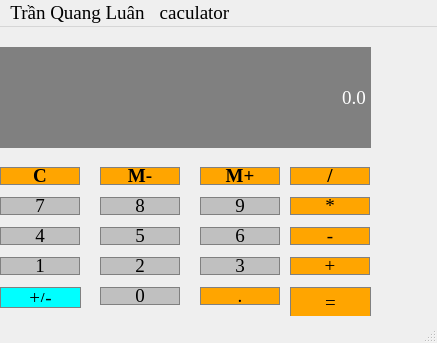
<?xml version="1.0" encoding="UTF-8"?>
<ui version="4.0">
 <class>MainWindow</class>
 <widget class="QMainWindow" name="MainWindow">
  <property name="geometry">
   <rect>
    <x>0</x>
    <y>0</y>
    <width>437</width>
    <height>343</height>
   </rect>
  </property>
  <property name="font">
   <font>
    <family>Times New Roman</family>
    <pointsize>14</pointsize>
   </font>
  </property>
  <property name="windowTitle">
   <string>MainWindow</string>
  </property>
  <widget class="QWidget" name="centralwidget">
   <widget class="QLineEdit" name="Display">
    <property name="geometry">
     <rect>
      <x>0</x>
      <y>20</y>
      <width>371</width>
      <height>101</height>
     </rect>
    </property>
    <property name="font">
     <font>
      <family>Times New Roman</family>
      <pointsize>14</pointsize>
      <bold>false</bold>
     </font>
    </property>
    <property name="styleSheet">
     <string notr="true">QLineEdit 
{
background-color:gray;
border:1px solid gray;
color:#FFFFFF;
}</string>
    </property>
    <property name="text">
     <string>0.0</string>
    </property>
    <property name="alignment">
     <set>Qt::AlignRight|Qt::AlignTrailing|Qt::AlignVCenter</set>
    </property>
    <property name="readOnly">
     <bool>true</bool>
    </property>
   </widget>
   <widget class="QPushButton" name="Button7">
    <property name="geometry">
     <rect>
      <x>0</x>
      <y>170</y>
      <width>80</width>
      <height>18</height>
     </rect>
    </property>
    <property name="sizePolicy">
     <sizepolicy hsizetype="Preferred" vsizetype="Preferred">
      <horstretch>0</horstretch>
      <verstretch>0</verstretch>
     </sizepolicy>
    </property>
    <property name="styleSheet">
     <string notr="true">QPushButton {
    background-color: #C0C0C0;
    border: 1px solid gray;
    padding: 1px;  
}

QPushButton:pressed {
    background-color: #808080;
    border: 1px solid gray;
    padding: 5px; 
}
</string>
    </property>
    <property name="text">
     <string>7</string>
    </property>
   </widget>
   <widget class="QPushButton" name="Button8">
    <property name="geometry">
     <rect>
      <x>100</x>
      <y>170</y>
      <width>80</width>
      <height>18</height>
     </rect>
    </property>
    <property name="sizePolicy">
     <sizepolicy hsizetype="Preferred" vsizetype="Preferred">
      <horstretch>0</horstretch>
      <verstretch>0</verstretch>
     </sizepolicy>
    </property>
    <property name="styleSheet">
     <string notr="true">QPushButton {
    background-color: #C0C0C0;
    border: 1px solid gray;
    padding: 1px;  
}

QPushButton:pressed {
    background-color: #808080;
    border: 1px solid gray;
    padding: 5px; 
}
</string>
    </property>
    <property name="text">
     <string>8</string>
    </property>
   </widget>
   <widget class="QPushButton" name="Button9">
    <property name="geometry">
     <rect>
      <x>200</x>
      <y>170</y>
      <width>80</width>
      <height>18</height>
     </rect>
    </property>
    <property name="sizePolicy">
     <sizepolicy hsizetype="Preferred" vsizetype="Preferred">
      <horstretch>0</horstretch>
      <verstretch>0</verstretch>
     </sizepolicy>
    </property>
    <property name="styleSheet">
     <string notr="true">QPushButton {
    background-color: #C0C0C0;
    border: 1px solid gray;
    padding: 1px;  
}

QPushButton:pressed {
    background-color: #808080;
    border: 1px solid gray;
    padding: 5px; 
}
</string>
    </property>
    <property name="text">
     <string>9</string>
    </property>
   </widget>
   <widget class="QPushButton" name="multiply">
    <property name="geometry">
     <rect>
      <x>290</x>
      <y>170</y>
      <width>80</width>
      <height>18</height>
     </rect>
    </property>
    <property name="sizePolicy">
     <sizepolicy hsizetype="Preferred" vsizetype="Preferred">
      <horstretch>0</horstretch>
      <verstretch>0</verstretch>
     </sizepolicy>
    </property>
    <property name="styleSheet">
     <string notr="true">QPushButton {
     background-color: #FFA500	;
    border: 1px solid gray;
	border-radius: 0px;
	padding: 0px;
}
QPushButton:pressed {
    background-color: #FF7F50; 
   border: 10px solid gray;
	border-radius: 15px;
	padding: 10px;
}</string>
    </property>
    <property name="text">
     <string>*</string>
    </property>
   </widget>
   <widget class="QPushButton" name="Button4">
    <property name="geometry">
     <rect>
      <x>0</x>
      <y>200</y>
      <width>80</width>
      <height>18</height>
     </rect>
    </property>
    <property name="sizePolicy">
     <sizepolicy hsizetype="Preferred" vsizetype="Preferred">
      <horstretch>0</horstretch>
      <verstretch>0</verstretch>
     </sizepolicy>
    </property>
    <property name="styleSheet">
     <string notr="true">QPushButton {
    background-color: #C0C0C0;
    border: 1px solid gray;
    padding: 1px;  
}

QPushButton:pressed {
    background-color: #808080;
    border: 1px solid gray;
    padding: 5px; 
}
</string>
    </property>
    <property name="text">
     <string>4</string>
    </property>
   </widget>
   <widget class="QPushButton" name="Button5">
    <property name="geometry">
     <rect>
      <x>100</x>
      <y>200</y>
      <width>80</width>
      <height>18</height>
     </rect>
    </property>
    <property name="sizePolicy">
     <sizepolicy hsizetype="Preferred" vsizetype="Preferred">
      <horstretch>0</horstretch>
      <verstretch>0</verstretch>
     </sizepolicy>
    </property>
    <property name="styleSheet">
     <string notr="true">QPushButton {
    background-color: #C0C0C0;
    border: 1px solid gray;
    padding: 1px;  
}

QPushButton:pressed {
    background-color: #808080;
    border: 1px solid gray;
    padding: 5px; 
}
</string>
    </property>
    <property name="text">
     <string>5</string>
    </property>
   </widget>
   <widget class="QPushButton" name="Button6">
    <property name="geometry">
     <rect>
      <x>200</x>
      <y>200</y>
      <width>80</width>
      <height>18</height>
     </rect>
    </property>
    <property name="sizePolicy">
     <sizepolicy hsizetype="Preferred" vsizetype="Preferred">
      <horstretch>0</horstretch>
      <verstretch>0</verstretch>
     </sizepolicy>
    </property>
    <property name="styleSheet">
     <string notr="true">QPushButton {
    background-color: #C0C0C0;
    border: 1px solid gray;
    padding: 1px;  
}

QPushButton:pressed {
    background-color: #808080;
    border: 1px solid gray;
    padding: 5px; 
}
</string>
    </property>
    <property name="text">
     <string>6</string>
    </property>
   </widget>
   <widget class="QPushButton" name="sub">
    <property name="geometry">
     <rect>
      <x>290</x>
      <y>200</y>
      <width>80</width>
      <height>18</height>
     </rect>
    </property>
    <property name="sizePolicy">
     <sizepolicy hsizetype="Preferred" vsizetype="Preferred">
      <horstretch>0</horstretch>
      <verstretch>0</verstretch>
     </sizepolicy>
    </property>
    <property name="styleSheet">
     <string notr="true">QPushButton {
     background-color: #FFA500	;
    border: 1px solid gray;
	border-radius: 0px;
	padding: 0px;
}
QPushButton:pressed {
    background-color: #FF7F50; 
   border: 10px solid gray;
	border-radius: 15px;
	padding: 10px;
}</string>
    </property>
    <property name="text">
     <string>-</string>
    </property>
   </widget>
   <widget class="QPushButton" name="Button1">
    <property name="geometry">
     <rect>
      <x>0</x>
      <y>230</y>
      <width>80</width>
      <height>18</height>
     </rect>
    </property>
    <property name="sizePolicy">
     <sizepolicy hsizetype="Preferred" vsizetype="Preferred">
      <horstretch>0</horstretch>
      <verstretch>0</verstretch>
     </sizepolicy>
    </property>
    <property name="styleSheet">
     <string notr="true">QPushButton {
    background-color: #C0C0C0;
    border: 1px solid gray;
    padding: 1px;  
}

QPushButton:pressed {
    background-color: #808080;
    border: 1px solid gray;
    padding: 5px; 
}
</string>
    </property>
    <property name="text">
     <string>1</string>
    </property>
   </widget>
   <widget class="QPushButton" name="Button2">
    <property name="geometry">
     <rect>
      <x>100</x>
      <y>230</y>
      <width>80</width>
      <height>18</height>
     </rect>
    </property>
    <property name="sizePolicy">
     <sizepolicy hsizetype="Preferred" vsizetype="Preferred">
      <horstretch>0</horstretch>
      <verstretch>0</verstretch>
     </sizepolicy>
    </property>
    <property name="styleSheet">
     <string notr="true">QPushButton {
    background-color: #C0C0C0;
    border: 1px solid gray;
    padding: 1px;  
}

QPushButton:pressed {
    background-color: #808080;
    border: 1px solid gray;
    padding: 5px; 
}
</string>
    </property>
    <property name="text">
     <string>2</string>
    </property>
   </widget>
   <widget class="QPushButton" name="Button3">
    <property name="geometry">
     <rect>
      <x>200</x>
      <y>230</y>
      <width>80</width>
      <height>18</height>
     </rect>
    </property>
    <property name="sizePolicy">
     <sizepolicy hsizetype="Preferred" vsizetype="Preferred">
      <horstretch>0</horstretch>
      <verstretch>0</verstretch>
     </sizepolicy>
    </property>
    <property name="styleSheet">
     <string notr="true">QPushButton {
    background-color: #C0C0C0;
    border: 1px solid gray;
    padding: 1px;  
}

QPushButton:pressed {
    background-color: #808080;
    border: 1px solid gray;
    padding: 5px; 
}
</string>
    </property>
    <property name="text">
     <string>3</string>
    </property>
   </widget>
   <widget class="QPushButton" name="add">
    <property name="geometry">
     <rect>
      <x>290</x>
      <y>230</y>
      <width>80</width>
      <height>18</height>
     </rect>
    </property>
    <property name="sizePolicy">
     <sizepolicy hsizetype="Preferred" vsizetype="Preferred">
      <horstretch>0</horstretch>
      <verstretch>0</verstretch>
     </sizepolicy>
    </property>
    <property name="styleSheet">
     <string notr="true">QPushButton {
     background-color: #FFA500	;
    border: 1px solid gray;
	border-radius: 0px;
	padding: 0px;
}
QPushButton:pressed {
    background-color: #FF7F50; 
   border: 10px solid gray;
	border-radius: 15px;
	padding: 10px;
}</string>
    </property>
    <property name="text">
     <string>+</string>
    </property>
   </widget>
   <widget class="QPushButton" name="ChangeTheSign">
    <property name="geometry">
     <rect>
      <x>0</x>
      <y>260</y>
      <width>81</width>
      <height>21</height>
     </rect>
    </property>
    <property name="sizePolicy">
     <sizepolicy hsizetype="Preferred" vsizetype="Preferred">
      <horstretch>0</horstretch>
      <verstretch>0</verstretch>
     </sizepolicy>
    </property>
    <property name="styleSheet">
     <string notr="true">QPushButton {
     background-color: #00FFFF; border: 1px solid gray;
	border-radius: 0px;
	padding: 5px;
}
QPushButton:pressed {
    background-color: #00BFFF; 
    border: 1px solid gray;
	border-radius: 0px;
	padding: 5px;
}</string>
    </property>
    <property name="text">
     <string>+/-</string>
    </property>
   </widget>
   <widget class="QPushButton" name="Button0">
    <property name="geometry">
     <rect>
      <x>100</x>
      <y>260</y>
      <width>80</width>
      <height>18</height>
     </rect>
    </property>
    <property name="sizePolicy">
     <sizepolicy hsizetype="Preferred" vsizetype="Preferred">
      <horstretch>0</horstretch>
      <verstretch>0</verstretch>
     </sizepolicy>
    </property>
    <property name="styleSheet">
     <string notr="true">QPushButton {
    background-color: #C0C0C0;
    border: 1px solid gray;
    padding: 1px;  
}

QPushButton:pressed {
    background-color: #808080;
    border: 1px solid gray;
    padding: 5px; 
}
</string>
    </property>
    <property name="text">
     <string>0</string>
    </property>
   </widget>
   <widget class="QPushButton" name="decimalPoint">
    <property name="geometry">
     <rect>
      <x>200</x>
      <y>260</y>
      <width>80</width>
      <height>18</height>
     </rect>
    </property>
    <property name="sizePolicy">
     <sizepolicy hsizetype="Preferred" vsizetype="Preferred">
      <horstretch>0</horstretch>
      <verstretch>0</verstretch>
     </sizepolicy>
    </property>
    <property name="styleSheet">
     <string notr="true">QPushButton {
     background-color: #FFA500	;
    border: 1px solid gray;
	border-radius: 0px;
	padding: 0px;
}
QPushButton:pressed {
    background-color: #FF7F50; 
   border: 10px solid gray;
	border-radius: 15px;
	padding: 10px;
}</string>
    </property>
    <property name="text">
     <string>.</string>
    </property>
   </widget>
   <widget class="QPushButton" name="Equal">
    <property name="geometry">
     <rect>
      <x>290</x>
      <y>260</y>
      <width>81</width>
      <height>31</height>
     </rect>
    </property>
    <property name="sizePolicy">
     <sizepolicy hsizetype="Preferred" vsizetype="Preferred">
      <horstretch>0</horstretch>
      <verstretch>0</verstretch>
     </sizepolicy>
    </property>
    <property name="cursor">
     <cursorShape>PointingHandCursor</cursorShape>
    </property>
    <property name="styleSheet">
     <string notr="true">QPushButton {
     background-color: #FFA500	;
    border: 1px solid gray;
	border-radius: 0px;
	padding: 0px;
}
QPushButton:pressed {
    background-color: #FF7F50; 
   border: 10px solid gray;
	border-radius: 15px;
	padding: 10px;
}</string>
    </property>
    <property name="text">
     <string>=</string>
    </property>
   </widget>
   <widget class="QPushButton" name="Clean">
    <property name="geometry">
     <rect>
      <x>0</x>
      <y>140</y>
      <width>80</width>
      <height>18</height>
     </rect>
    </property>
    <property name="sizePolicy">
     <sizepolicy hsizetype="Preferred" vsizetype="Preferred">
      <horstretch>0</horstretch>
      <verstretch>0</verstretch>
     </sizepolicy>
    </property>
    <property name="font">
     <font>
      <family>Times New Roman</family>
      <pointsize>14</pointsize>
      <bold>true</bold>
     </font>
    </property>
    <property name="styleSheet">
     <string notr="true">QPushButton {
     background-color: #FFA500	;
    border: 1px solid gray;
	border-radius: 0px;
	padding: 0px;
}
QPushButton:pressed {
    background-color: #FF7F50; 
   border: 10px solid gray;
	border-radius: 15px;
	padding: 10px;
}</string>
    </property>
    <property name="text">
     <string>C</string>
    </property>
   </widget>
   <widget class="QPushButton" name="MemSub">
    <property name="geometry">
     <rect>
      <x>100</x>
      <y>140</y>
      <width>80</width>
      <height>18</height>
     </rect>
    </property>
    <property name="sizePolicy">
     <sizepolicy hsizetype="Preferred" vsizetype="Preferred">
      <horstretch>0</horstretch>
      <verstretch>0</verstretch>
     </sizepolicy>
    </property>
    <property name="font">
     <font>
      <family>Times New Roman</family>
      <pointsize>14</pointsize>
      <bold>true</bold>
     </font>
    </property>
    <property name="styleSheet">
     <string notr="true">QPushButton {
     background-color: #FFA500	;
    border: 1px solid gray;
	border-radius: 0px;
	padding: 0px;
}
QPushButton:pressed {
    background-color: #FF7F50; 
   border: 10px solid gray;
	border-radius: 15px;
	padding: 10px;
}</string>
    </property>
    <property name="text">
     <string>M-</string>
    </property>
   </widget>
   <widget class="QPushButton" name="Memadd">
    <property name="geometry">
     <rect>
      <x>200</x>
      <y>140</y>
      <width>80</width>
      <height>18</height>
     </rect>
    </property>
    <property name="sizePolicy">
     <sizepolicy hsizetype="Preferred" vsizetype="Preferred">
      <horstretch>0</horstretch>
      <verstretch>0</verstretch>
     </sizepolicy>
    </property>
    <property name="font">
     <font>
      <family>Times New Roman</family>
      <pointsize>14</pointsize>
      <bold>true</bold>
     </font>
    </property>
    <property name="styleSheet">
     <string notr="true">QPushButton {
     background-color: #FFA500	;
    border: 1px solid gray;
	border-radius: 0px;
	padding: 0px;
}
QPushButton:pressed {
    background-color: #FF7F50; 
   border: 10px solid gray;
	border-radius: 15px;
	padding: 10px;
}</string>
    </property>
    <property name="text">
     <string>M+</string>
    </property>
   </widget>
   <widget class="QPushButton" name="divide">
    <property name="geometry">
     <rect>
      <x>290</x>
      <y>140</y>
      <width>80</width>
      <height>18</height>
     </rect>
    </property>
    <property name="sizePolicy">
     <sizepolicy hsizetype="Preferred" vsizetype="Preferred">
      <horstretch>0</horstretch>
      <verstretch>0</verstretch>
     </sizepolicy>
    </property>
    <property name="font">
     <font>
      <family>Times New Roman</family>
      <pointsize>14</pointsize>
      <bold>true</bold>
     </font>
    </property>
    <property name="styleSheet">
     <string notr="true">QPushButton {
     background-color: #FFA500	;
    border: 1px solid gray;
	border-radius: 0px;
	padding: 0px;
}
QPushButton:pressed {
    background-color: #FF7F50; 
   border: 10px solid gray;
	border-radius: 15px;
	padding: 10px;
}</string>
    </property>
    <property name="text">
     <string>/</string>
    </property>
   </widget>
  </widget>
  <widget class="QMenuBar" name="menubar">
   <property name="geometry">
    <rect>
     <x>0</x>
     <y>0</y>
     <width>437</width>
     <height>21</height>
    </rect>
   </property>
   <widget class="QMenu" name="menuTr_n_Quang_Lu_n">
    <property name="title">
     <string>Trần Quang Luân</string>
    </property>
    <addaction name="separator"/>
   </widget>
   <widget class="QMenu" name="menucaculator">
    <property name="font">
     <font>
      <family>Times New Roman</family>
      <pointsize>12</pointsize>
     </font>
    </property>
    <property name="title">
     <string>caculator</string>
    </property>
   </widget>
   <addaction name="menuTr_n_Quang_Lu_n"/>
   <addaction name="menucaculator"/>
  </widget>
  <widget class="QStatusBar" name="statusbar"/>
 </widget>
 <resources/>
 <connections/>
</ui>
